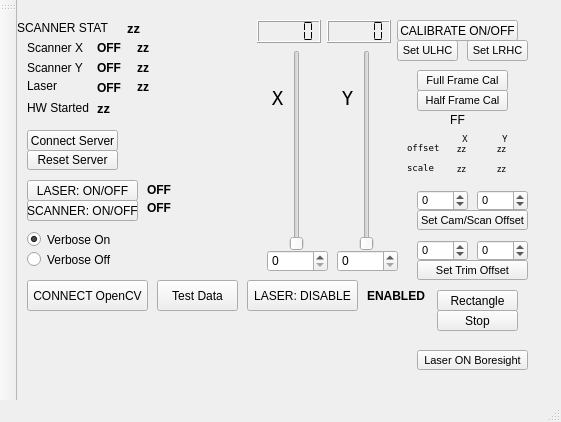
<?xml version="1.0" encoding="UTF-8"?>
<ui version="4.0">
 <class>mwarsForm</class>
 <widget class="QMainWindow" name="mwarsForm">
  <property name="geometry">
   <rect>
    <x>0</x>
    <y>0</y>
    <width>561</width>
    <height>422</height>
   </rect>
  </property>
  <property name="windowTitle">
   <string>myfred</string>
  </property>
  <widget class="QWidget" name="centralWidget">
   <widget class="QLabel" name="labelLaserFlt">
    <property name="geometry">
     <rect>
      <x>120</x>
      <y>79</y>
      <width>41</width>
      <height>16</height>
     </rect>
    </property>
    <property name="font">
     <font>
      <pointsize>9</pointsize>
      <weight>75</weight>
      <bold>true</bold>
     </font>
    </property>
    <property name="text">
     <string>zz</string>
    </property>
   </widget>
   <widget class="QSlider" name="xSlider">
    <property name="geometry">
     <rect>
      <x>270</x>
      <y>50</y>
      <width>20</width>
      <height>201</height>
     </rect>
    </property>
    <property name="maximum">
     <number>65534</number>
    </property>
    <property name="orientation">
     <enum>Qt::Vertical</enum>
    </property>
    <property name="tickPosition">
     <enum>QSlider::NoTicks</enum>
    </property>
   </widget>
   <widget class="QRadioButton" name="radioButtonVerboseOn">
    <property name="geometry">
     <rect>
      <x>10</x>
      <y>230</y>
      <width>91</width>
      <height>19</height>
     </rect>
    </property>
    <property name="text">
     <string>Verbose On</string>
    </property>
    <property name="checked">
     <bool>true</bool>
    </property>
   </widget>
   <widget class="QLabel" name="labelScanYPwr">
    <property name="geometry">
     <rect>
      <x>80</x>
      <y>60</y>
      <width>31</width>
      <height>16</height>
     </rect>
    </property>
    <property name="font">
     <font>
      <pointsize>9</pointsize>
      <weight>75</weight>
      <bold>true</bold>
     </font>
    </property>
    <property name="text">
     <string>OFF</string>
    </property>
   </widget>
   <widget class="QWidget" name="formLayoutWidget">
    <property name="geometry">
     <rect>
      <x>10</x>
      <y>320</y>
      <width>82</width>
      <height>17</height>
     </rect>
    </property>
    <layout class="QFormLayout" name="formLayout">
     <property name="fieldGrowthPolicy">
      <enum>QFormLayout::AllNonFixedFieldsGrow</enum>
     </property>
     <item row="0" column="0">
      <widget class="QLabel" name="noteLabel">
       <property name="text">
        <string>Notifications:</string>
       </property>
      </widget>
     </item>
    </layout>
   </widget>
   <widget class="QLabel" name="labelScanYFlt">
    <property name="geometry">
     <rect>
      <x>120</x>
      <y>60</y>
      <width>41</width>
      <height>16</height>
     </rect>
    </property>
    <property name="font">
     <font>
      <pointsize>9</pointsize>
      <weight>75</weight>
      <bold>true</bold>
     </font>
    </property>
    <property name="frameShape">
     <enum>QFrame::NoFrame</enum>
    </property>
    <property name="text">
     <string>zz</string>
    </property>
   </widget>
   <widget class="QSpinBox" name="xSpinBox">
    <property name="geometry">
     <rect>
      <x>250</x>
      <y>250</y>
      <width>61</width>
      <height>22</height>
     </rect>
    </property>
    <property name="maximum">
     <number>65534</number>
    </property>
    <property name="singleStep">
     <number>200</number>
    </property>
    <property name="displayIntegerBase">
     <number>10</number>
    </property>
   </widget>
   <widget class="QLabel" name="xLabel">
    <property name="geometry">
     <rect>
      <x>250</x>
      <y>90</y>
      <width>21</width>
      <height>16</height>
     </rect>
    </property>
    <property name="font">
     <font>
      <family>Andale Mono</family>
      <pointsize>14</pointsize>
     </font>
    </property>
    <property name="text">
     <string>X</string>
    </property>
    <property name="scaledContents">
     <bool>false</bool>
    </property>
    <property name="alignment">
     <set>Qt::AlignCenter</set>
    </property>
   </widget>
   <widget class="QSpinBox" name="ySpinBox">
    <property name="geometry">
     <rect>
      <x>320</x>
      <y>250</y>
      <width>61</width>
      <height>22</height>
     </rect>
    </property>
    <property name="maximum">
     <number>65534</number>
    </property>
    <property name="singleStep">
     <number>200</number>
    </property>
    <property name="displayIntegerBase">
     <number>10</number>
    </property>
   </widget>
   <widget class="QLabel" name="labelScanX">
    <property name="geometry">
     <rect>
      <x>10</x>
      <y>40</y>
      <width>61</width>
      <height>16</height>
     </rect>
    </property>
    <property name="text">
     <string>Scanner X</string>
    </property>
   </widget>
   <widget class="QRadioButton" name="radioButtonVerboseOff">
    <property name="geometry">
     <rect>
      <x>10</x>
      <y>250</y>
      <width>101</width>
      <height>19</height>
     </rect>
    </property>
    <property name="text">
     <string>Verbose Off</string>
    </property>
    <property name="checked">
     <bool>false</bool>
    </property>
   </widget>
   <widget class="QLabel" name="labelScanXPwr">
    <property name="geometry">
     <rect>
      <x>80</x>
      <y>40</y>
      <width>31</width>
      <height>16</height>
     </rect>
    </property>
    <property name="font">
     <font>
      <pointsize>9</pointsize>
      <weight>75</weight>
      <bold>true</bold>
     </font>
    </property>
    <property name="text">
     <string>OFF</string>
    </property>
   </widget>
   <widget class="QLabel" name="labelLaserPwr">
    <property name="geometry">
     <rect>
      <x>80</x>
      <y>80</y>
      <width>31</width>
      <height>16</height>
     </rect>
    </property>
    <property name="font">
     <font>
      <pointsize>9</pointsize>
      <weight>75</weight>
      <bold>true</bold>
     </font>
    </property>
    <property name="text">
     <string>OFF</string>
    </property>
   </widget>
   <widget class="QLabel" name="yLabel">
    <property name="geometry">
     <rect>
      <x>320</x>
      <y>90</y>
      <width>21</width>
      <height>16</height>
     </rect>
    </property>
    <property name="font">
     <font>
      <family>Andale Mono</family>
      <pointsize>14</pointsize>
     </font>
    </property>
    <property name="text">
     <string>Y</string>
    </property>
    <property name="alignment">
     <set>Qt::AlignCenter</set>
    </property>
   </widget>
   <widget class="QLabel" name="labelScanXFlt">
    <property name="geometry">
     <rect>
      <x>120</x>
      <y>40</y>
      <width>41</width>
      <height>16</height>
     </rect>
    </property>
    <property name="font">
     <font>
      <pointsize>9</pointsize>
      <weight>75</weight>
      <bold>true</bold>
     </font>
    </property>
    <property name="text">
     <string>zz</string>
    </property>
   </widget>
   <widget class="QPushButton" name="pushButtonConnect">
    <property name="geometry">
     <rect>
      <x>10</x>
      <y>130</y>
      <width>91</width>
      <height>21</height>
     </rect>
    </property>
    <property name="text">
     <string>Connect Server</string>
    </property>
    <property name="autoDefault">
     <bool>false</bool>
    </property>
   </widget>
   <widget class="QLabel" name="labelLaser">
    <property name="geometry">
     <rect>
      <x>10</x>
      <y>80</y>
      <width>46</width>
      <height>12</height>
     </rect>
    </property>
    <property name="text">
     <string>Laser</string>
    </property>
   </widget>
   <widget class="QWidget" name="formLayoutWidget_2">
    <property name="geometry">
     <rect>
      <x>80</x>
      <y>320</y>
      <width>311</width>
      <height>16</height>
     </rect>
    </property>
    <layout class="QFormLayout" name="formLayout_2">
     <property name="fieldGrowthPolicy">
      <enum>QFormLayout::AllNonFixedFieldsGrow</enum>
     </property>
     <item row="0" column="1">
      <widget class="QLabel" name="notificationLabel">
       <property name="text">
        <string/>
       </property>
      </widget>
     </item>
    </layout>
   </widget>
   <widget class="QWidget" name="formLayoutWidget_6">
    <property name="geometry">
     <rect>
      <x>110</x>
      <y>130</y>
      <width>141</width>
      <height>21</height>
     </rect>
    </property>
    <layout class="QFormLayout" name="formLayout_6">
     <item row="0" column="0">
      <widget class="QLabel" name="tcpStateLabel">
       <property name="font">
        <font>
         <pointsize>8</pointsize>
        </font>
       </property>
       <property name="text">
        <string/>
       </property>
      </widget>
     </item>
    </layout>
   </widget>
   <widget class="QSlider" name="ySlider">
    <property name="geometry">
     <rect>
      <x>340</x>
      <y>50</y>
      <width>20</width>
      <height>201</height>
     </rect>
    </property>
    <property name="maximum">
     <number>65534</number>
    </property>
    <property name="orientation">
     <enum>Qt::Vertical</enum>
    </property>
    <property name="tickPosition">
     <enum>QSlider::NoTicks</enum>
    </property>
   </widget>
   <widget class="QLabel" name="labelScanY">
    <property name="geometry">
     <rect>
      <x>10</x>
      <y>60</y>
      <width>61</width>
      <height>16</height>
     </rect>
    </property>
    <property name="text">
     <string>Scanner Y</string>
    </property>
   </widget>
   <widget class="QLabel" name="labelHWStart">
    <property name="geometry">
     <rect>
      <x>10</x>
      <y>100</y>
      <width>71</width>
      <height>16</height>
     </rect>
    </property>
    <property name="text">
     <string>HW Started</string>
    </property>
   </widget>
   <widget class="QLabel" name="labelScannerStateFault">
    <property name="geometry">
     <rect>
      <x>110</x>
      <y>20</y>
      <width>41</width>
      <height>16</height>
     </rect>
    </property>
    <property name="font">
     <font>
      <pointsize>10</pointsize>
      <weight>75</weight>
      <bold>true</bold>
     </font>
    </property>
    <property name="text">
     <string>zz</string>
    </property>
   </widget>
   <widget class="QLabel" name="labelHWStartFault">
    <property name="geometry">
     <rect>
      <x>80</x>
      <y>100</y>
      <width>141</width>
      <height>16</height>
     </rect>
    </property>
    <property name="font">
     <font>
      <pointsize>10</pointsize>
      <weight>75</weight>
      <bold>true</bold>
     </font>
    </property>
    <property name="text">
     <string>zz</string>
    </property>
   </widget>
   <widget class="QLabel" name="labelScannerState">
    <property name="geometry">
     <rect>
      <x>0</x>
      <y>20</y>
      <width>91</width>
      <height>16</height>
     </rect>
    </property>
    <property name="text">
     <string>SCANNER STATE:</string>
    </property>
   </widget>
   <widget class="QLCDNumber" name="lcdNumberX">
    <property name="geometry">
     <rect>
      <x>240</x>
      <y>20</y>
      <width>64</width>
      <height>23</height>
     </rect>
    </property>
    <property name="font">
     <font>
      <pointsize>10</pointsize>
     </font>
    </property>
    <property name="acceptDrops">
     <bool>false</bool>
    </property>
    <property name="mode">
     <enum>QLCDNumber::Dec</enum>
    </property>
    <property name="segmentStyle">
     <enum>QLCDNumber::Flat</enum>
    </property>
   </widget>
   <widget class="QLCDNumber" name="lcdNumberY">
    <property name="geometry">
     <rect>
      <x>310</x>
      <y>20</y>
      <width>64</width>
      <height>23</height>
     </rect>
    </property>
    <property name="font">
     <font>
      <pointsize>10</pointsize>
     </font>
    </property>
    <property name="mode">
     <enum>QLCDNumber::Dec</enum>
    </property>
    <property name="segmentStyle">
     <enum>QLCDNumber::Flat</enum>
    </property>
   </widget>
   <widget class="QPushButton" name="pushButtonResetScanner">
    <property name="geometry">
     <rect>
      <x>10</x>
      <y>150</y>
      <width>91</width>
      <height>20</height>
     </rect>
    </property>
    <property name="text">
     <string>Reset Server</string>
    </property>
   </widget>
   <widget class="QPushButton" name="pushButtonTestDataToggle">
    <property name="geometry">
     <rect>
      <x>140</x>
      <y>280</y>
      <width>81</width>
      <height>31</height>
     </rect>
    </property>
    <property name="text">
     <string>Test Data</string>
    </property>
    <property name="autoDefault">
     <bool>false</bool>
    </property>
   </widget>
   <widget class="QPushButton" name="pushButtonCameraDataToggle">
    <property name="geometry">
     <rect>
      <x>10</x>
      <y>280</y>
      <width>121</width>
      <height>31</height>
     </rect>
    </property>
    <property name="text">
     <string>CONNECT OpenCV</string>
    </property>
    <property name="autoDefault">
     <bool>false</bool>
    </property>
   </widget>
   <widget class="QPushButton" name="pushButtonScannerToggle">
    <property name="geometry">
     <rect>
      <x>10</x>
      <y>200</y>
      <width>111</width>
      <height>21</height>
     </rect>
    </property>
    <property name="font">
     <font>
      <weight>50</weight>
      <bold>false</bold>
     </font>
    </property>
    <property name="text">
     <string>SCANNER: ON/OFF</string>
    </property>
   </widget>
   <widget class="QLabel" name="labelScanner">
    <property name="geometry">
     <rect>
      <x>130</x>
      <y>200</y>
      <width>31</width>
      <height>16</height>
     </rect>
    </property>
    <property name="font">
     <font>
      <weight>75</weight>
      <bold>true</bold>
     </font>
    </property>
    <property name="text">
     <string>OFF</string>
    </property>
    <property name="alignment">
     <set>Qt::AlignLeading|Qt::AlignLeft|Qt::AlignVCenter</set>
    </property>
   </widget>
   <widget class="QPushButton" name="pushButtonLaserDisableToggle">
    <property name="geometry">
     <rect>
      <x>230</x>
      <y>280</y>
      <width>111</width>
      <height>31</height>
     </rect>
    </property>
    <property name="font">
     <font>
      <weight>50</weight>
      <bold>false</bold>
     </font>
    </property>
    <property name="text">
     <string>LASER: DISABLE</string>
    </property>
   </widget>
   <widget class="QPushButton" name="pbLaserToggle">
    <property name="geometry">
     <rect>
      <x>10</x>
      <y>180</y>
      <width>111</width>
      <height>21</height>
     </rect>
    </property>
    <property name="font">
     <font>
      <weight>50</weight>
      <bold>false</bold>
     </font>
    </property>
    <property name="text">
     <string>LASER: ON/OFF</string>
    </property>
   </widget>
   <widget class="QLabel" name="labelLaser_2">
    <property name="geometry">
     <rect>
      <x>130</x>
      <y>180</y>
      <width>31</width>
      <height>20</height>
     </rect>
    </property>
    <property name="font">
     <font>
      <weight>75</weight>
      <bold>true</bold>
     </font>
    </property>
    <property name="text">
     <string>OFF</string>
    </property>
    <property name="alignment">
     <set>Qt::AlignLeading|Qt::AlignLeft|Qt::AlignVCenter</set>
    </property>
   </widget>
   <widget class="QLabel" name="labelLaser_3">
    <property name="geometry">
     <rect>
      <x>350</x>
      <y>280</y>
      <width>61</width>
      <height>31</height>
     </rect>
    </property>
    <property name="font">
     <font>
      <weight>75</weight>
      <bold>true</bold>
     </font>
    </property>
    <property name="text">
     <string>ENABLED</string>
    </property>
    <property name="alignment">
     <set>Qt::AlignLeading|Qt::AlignLeft|Qt::AlignVCenter</set>
    </property>
   </widget>
   <widget class="QLabel" name="labelCalX">
    <property name="geometry">
     <rect>
      <x>390</x>
      <y>140</y>
      <width>41</width>
      <height>16</height>
     </rect>
    </property>
    <property name="font">
     <font>
      <family>Andale Mono</family>
      <pointsize>7</pointsize>
     </font>
    </property>
    <property name="text">
     <string>offset</string>
    </property>
    <property name="scaledContents">
     <bool>false</bool>
    </property>
    <property name="alignment">
     <set>Qt::AlignLeading|Qt::AlignLeft|Qt::AlignVCenter</set>
    </property>
   </widget>
   <widget class="QLabel" name="labelCalY">
    <property name="geometry">
     <rect>
      <x>390</x>
      <y>160</y>
      <width>41</width>
      <height>16</height>
     </rect>
    </property>
    <property name="font">
     <font>
      <family>Andale Mono</family>
      <pointsize>7</pointsize>
     </font>
    </property>
    <property name="text">
     <string>scale</string>
    </property>
    <property name="scaledContents">
     <bool>false</bool>
    </property>
    <property name="alignment">
     <set>Qt::AlignLeading|Qt::AlignLeft|Qt::AlignVCenter</set>
    </property>
   </widget>
   <widget class="QPushButton" name="pbCalSetULHC">
    <property name="geometry">
     <rect>
      <x>380</x>
      <y>40</y>
      <width>61</width>
      <height>21</height>
     </rect>
    </property>
    <property name="font">
     <font>
      <pointsize>8</pointsize>
     </font>
    </property>
    <property name="text">
     <string>Set ULHC</string>
    </property>
    <property name="autoDefault">
     <bool>false</bool>
    </property>
   </widget>
   <widget class="QPushButton" name="pbCalSetLRHC">
    <property name="geometry">
     <rect>
      <x>450</x>
      <y>40</y>
      <width>61</width>
      <height>21</height>
     </rect>
    </property>
    <property name="font">
     <font>
      <pointsize>8</pointsize>
     </font>
    </property>
    <property name="text">
     <string>Set LRHC</string>
    </property>
    <property name="autoDefault">
     <bool>false</bool>
    </property>
   </widget>
   <widget class="QPushButton" name="pbCalibrateToggle">
    <property name="geometry">
     <rect>
      <x>380</x>
      <y>20</y>
      <width>121</width>
      <height>21</height>
     </rect>
    </property>
    <property name="text">
     <string>CALIBRATE ON/OFF</string>
    </property>
    <property name="autoDefault">
     <bool>false</bool>
    </property>
   </widget>
   <widget class="QLabel" name="notificationLabelCal">
    <property name="geometry">
     <rect>
      <x>370</x>
      <y>110</y>
      <width>141</width>
      <height>20</height>
     </rect>
    </property>
    <property name="text">
     <string>FF</string>
    </property>
    <property name="alignment">
     <set>Qt::AlignCenter</set>
    </property>
   </widget>
   <widget class="QPushButton" name="pbCalFullFrame">
    <property name="geometry">
     <rect>
      <x>400</x>
      <y>70</y>
      <width>91</width>
      <height>21</height>
     </rect>
    </property>
    <property name="font">
     <font>
      <pointsize>8</pointsize>
     </font>
    </property>
    <property name="text">
     <string>Full Frame Cal</string>
    </property>
    <property name="autoDefault">
     <bool>false</bool>
    </property>
   </widget>
   <widget class="QPushButton" name="pbCalHalfFrame">
    <property name="geometry">
     <rect>
      <x>400</x>
      <y>90</y>
      <width>91</width>
      <height>21</height>
     </rect>
    </property>
    <property name="font">
     <font>
      <pointsize>8</pointsize>
     </font>
    </property>
    <property name="text">
     <string>Half Frame Cal</string>
    </property>
    <property name="autoDefault">
     <bool>false</bool>
    </property>
   </widget>
   <widget class="QLabel" name="labelCalx">
    <property name="geometry">
     <rect>
      <x>440</x>
      <y>130</y>
      <width>16</width>
      <height>16</height>
     </rect>
    </property>
    <property name="font">
     <font>
      <family>Sans</family>
      <pointsize>7</pointsize>
     </font>
    </property>
    <property name="text">
     <string>X</string>
    </property>
    <property name="scaledContents">
     <bool>false</bool>
    </property>
    <property name="alignment">
     <set>Qt::AlignCenter</set>
    </property>
   </widget>
   <widget class="QLabel" name="labelCaly">
    <property name="geometry">
     <rect>
      <x>480</x>
      <y>130</y>
      <width>16</width>
      <height>16</height>
     </rect>
    </property>
    <property name="font">
     <font>
      <family>Sans</family>
      <pointsize>7</pointsize>
     </font>
    </property>
    <property name="text">
     <string>Y</string>
    </property>
    <property name="scaledContents">
     <bool>false</bool>
    </property>
    <property name="alignment">
     <set>Qt::AlignCenter</set>
    </property>
   </widget>
   <widget class="QLabel" name="labelCalOffsetx">
    <property name="geometry">
     <rect>
      <x>440</x>
      <y>140</y>
      <width>31</width>
      <height>16</height>
     </rect>
    </property>
    <property name="font">
     <font>
      <pointsize>7</pointsize>
      <weight>50</weight>
      <bold>false</bold>
     </font>
    </property>
    <property name="text">
     <string>zz</string>
    </property>
   </widget>
   <widget class="QLabel" name="labelCalOffsety">
    <property name="geometry">
     <rect>
      <x>480</x>
      <y>140</y>
      <width>31</width>
      <height>16</height>
     </rect>
    </property>
    <property name="font">
     <font>
      <pointsize>7</pointsize>
      <weight>50</weight>
      <bold>false</bold>
     </font>
    </property>
    <property name="text">
     <string>zz</string>
    </property>
   </widget>
   <widget class="QLabel" name="labelCalScalex">
    <property name="geometry">
     <rect>
      <x>440</x>
      <y>160</y>
      <width>21</width>
      <height>16</height>
     </rect>
    </property>
    <property name="font">
     <font>
      <pointsize>7</pointsize>
      <weight>50</weight>
      <bold>false</bold>
     </font>
    </property>
    <property name="text">
     <string>zz</string>
    </property>
   </widget>
   <widget class="QLabel" name="labelCalScaley">
    <property name="geometry">
     <rect>
      <x>480</x>
      <y>160</y>
      <width>21</width>
      <height>16</height>
     </rect>
    </property>
    <property name="font">
     <font>
      <pointsize>7</pointsize>
      <weight>50</weight>
      <bold>false</bold>
     </font>
    </property>
    <property name="text">
     <string>zz</string>
    </property>
   </widget>
   <widget class="QPushButton" name="pbCamTrimOffset">
    <property name="geometry">
     <rect>
      <x>400</x>
      <y>260</y>
      <width>111</width>
      <height>20</height>
     </rect>
    </property>
    <property name="font">
     <font>
      <pointsize>8</pointsize>
     </font>
    </property>
    <property name="text">
     <string>Set Trim Offset</string>
    </property>
    <property name="autoDefault">
     <bool>false</bool>
    </property>
   </widget>
   <widget class="QSpinBox" name="spinboxXCamTrim">
    <property name="geometry">
     <rect>
      <x>400</x>
      <y>240</y>
      <width>51</width>
      <height>21</height>
     </rect>
    </property>
    <property name="font">
     <font>
      <pointsize>8</pointsize>
     </font>
    </property>
    <property name="minimum">
     <number>-5000</number>
    </property>
    <property name="maximum">
     <number>5000</number>
    </property>
    <property name="singleStep">
     <number>100</number>
    </property>
    <property name="displayIntegerBase">
     <number>10</number>
    </property>
   </widget>
   <widget class="QSpinBox" name="spinboxYCamTrim">
    <property name="geometry">
     <rect>
      <x>460</x>
      <y>240</y>
      <width>51</width>
      <height>21</height>
     </rect>
    </property>
    <property name="font">
     <font>
      <pointsize>8</pointsize>
     </font>
    </property>
    <property name="minimum">
     <number>-5000</number>
    </property>
    <property name="maximum">
     <number>5000</number>
    </property>
    <property name="singleStep">
     <number>100</number>
    </property>
    <property name="displayIntegerBase">
     <number>10</number>
    </property>
   </widget>
   <widget class="QPushButton" name="pbCalLaserBsight">
    <property name="geometry">
     <rect>
      <x>400</x>
      <y>350</y>
      <width>111</width>
      <height>20</height>
     </rect>
    </property>
    <property name="font">
     <font>
      <pointsize>8</pointsize>
     </font>
    </property>
    <property name="text">
     <string>Laser ON Boresight</string>
    </property>
    <property name="autoDefault">
     <bool>false</bool>
    </property>
   </widget>
   <widget class="QPushButton" name="pbRectangle">
    <property name="geometry">
     <rect>
      <x>420</x>
      <y>290</y>
      <width>81</width>
      <height>21</height>
     </rect>
    </property>
    <property name="text">
     <string>Rectangle</string>
    </property>
    <property name="autoDefault">
     <bool>false</bool>
    </property>
   </widget>
   <widget class="QPushButton" name="pbStopRectangle">
    <property name="geometry">
     <rect>
      <x>420</x>
      <y>310</y>
      <width>81</width>
      <height>21</height>
     </rect>
    </property>
    <property name="text">
     <string>Stop</string>
    </property>
    <property name="autoDefault">
     <bool>false</bool>
    </property>
   </widget>
   <widget class="QPushButton" name="pbCamOffset">
    <property name="geometry">
     <rect>
      <x>400</x>
      <y>210</y>
      <width>111</width>
      <height>20</height>
     </rect>
    </property>
    <property name="font">
     <font>
      <pointsize>8</pointsize>
     </font>
    </property>
    <property name="text">
     <string>Set Cam/Scan Offset</string>
    </property>
    <property name="autoDefault">
     <bool>false</bool>
    </property>
   </widget>
   <widget class="QSpinBox" name="sbXCamOffset">
    <property name="geometry">
     <rect>
      <x>400</x>
      <y>190</y>
      <width>51</width>
      <height>21</height>
     </rect>
    </property>
    <property name="font">
     <font>
      <pointsize>8</pointsize>
     </font>
    </property>
    <property name="minimum">
     <number>-5000</number>
    </property>
    <property name="maximum">
     <number>5000</number>
    </property>
    <property name="singleStep">
     <number>100</number>
    </property>
    <property name="displayIntegerBase">
     <number>10</number>
    </property>
   </widget>
   <widget class="QSpinBox" name="sbYCamOffset">
    <property name="geometry">
     <rect>
      <x>460</x>
      <y>190</y>
      <width>51</width>
      <height>21</height>
     </rect>
    </property>
    <property name="font">
     <font>
      <pointsize>8</pointsize>
     </font>
    </property>
    <property name="minimum">
     <number>-5000</number>
    </property>
    <property name="maximum">
     <number>5000</number>
    </property>
    <property name="singleStep">
     <number>100</number>
    </property>
    <property name="displayIntegerBase">
     <number>10</number>
    </property>
   </widget>
  </widget>
  <widget class="QMenuBar" name="menuBar">
   <property name="geometry">
    <rect>
     <x>0</x>
     <y>0</y>
     <width>561</width>
     <height>23</height>
    </rect>
   </property>
  </widget>
  <widget class="QToolBar" name="mainToolBar">
   <attribute name="toolBarArea">
    <enum>LeftToolBarArea</enum>
   </attribute>
   <attribute name="toolBarBreak">
    <bool>false</bool>
   </attribute>
  </widget>
  <widget class="QStatusBar" name="statusBar"/>
 </widget>
 <layoutdefault spacing="6" margin="11"/>
 <resources/>
 <connections>
  <connection>
   <sender>ySpinBox</sender>
   <signal>valueChanged(int)</signal>
   <receiver>ySlider</receiver>
   <slot>setValue(int)</slot>
   <hints>
    <hint type="sourcelabel">
     <x>377</x>
     <y>315</y>
    </hint>
    <hint type="destinationlabel">
     <x>389</x>
     <y>205</y>
    </hint>
   </hints>
  </connection>
  <connection>
   <sender>xSpinBox</sender>
   <signal>valueChanged(int)</signal>
   <receiver>xSlider</receiver>
   <slot>setValue(int)</slot>
   <hints>
    <hint type="sourcelabel">
     <x>305</x>
     <y>315</y>
    </hint>
    <hint type="destinationlabel">
     <x>319</x>
     <y>205</y>
    </hint>
   </hints>
  </connection>
  <connection>
   <sender>xSlider</sender>
   <signal>valueChanged(int)</signal>
   <receiver>xSpinBox</receiver>
   <slot>setValue(int)</slot>
   <hints>
    <hint type="sourcelabel">
     <x>319</x>
     <y>205</y>
    </hint>
    <hint type="destinationlabel">
     <x>305</x>
     <y>315</y>
    </hint>
   </hints>
  </connection>
  <connection>
   <sender>ySlider</sender>
   <signal>valueChanged(int)</signal>
   <receiver>ySpinBox</receiver>
   <slot>setValue(int)</slot>
   <hints>
    <hint type="sourcelabel">
     <x>389</x>
     <y>205</y>
    </hint>
    <hint type="destinationlabel">
     <x>377</x>
     <y>315</y>
    </hint>
   </hints>
  </connection>
 </connections>
</ui>
